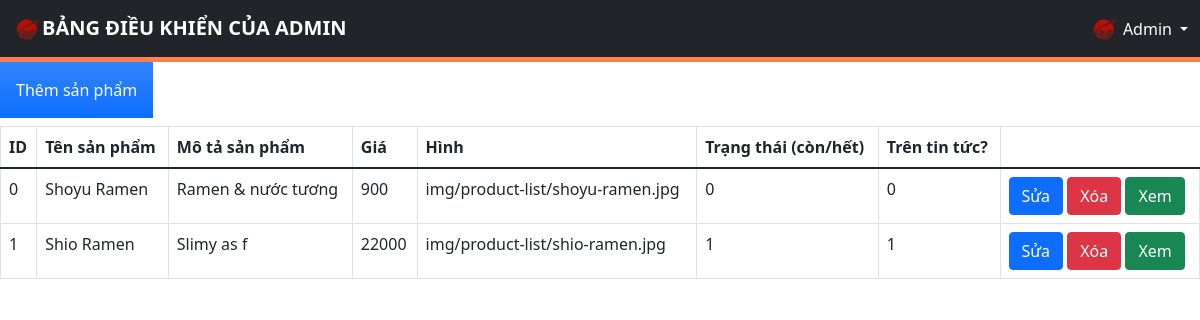
/admin/productManagement.php, run on an earlier commit of the app's database.
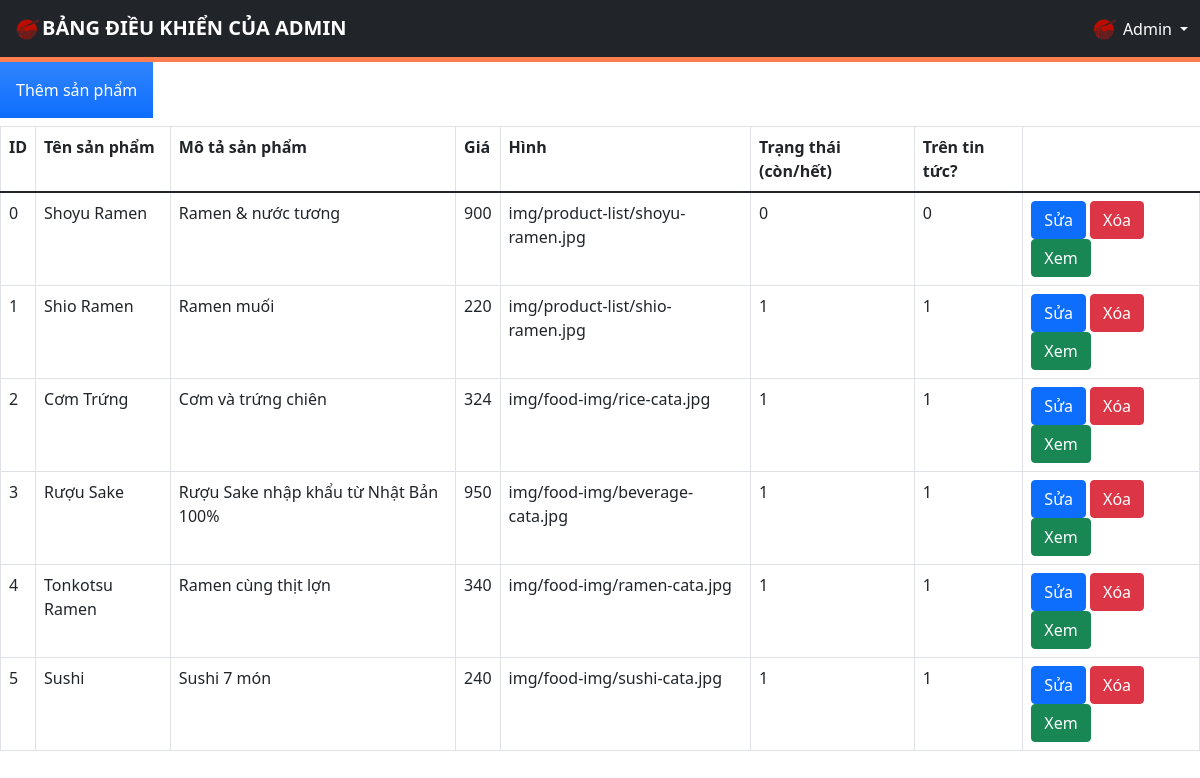
And on a later commit of the database.
### tables this page shows
CREATE TABLE `product` (
  `id` int(10) UNSIGNED NOT NULL,
  `name` varchar(100) NOT NULL,
  `description` text NOT NULL,
  `price` float UNSIGNED NOT NULL,
  `img_path` text NOT NULL,
  `status` tinyint(1) NOT NULL DEFAULT 1 COMMENT '0: unavailable, 1: available',
  `feature` tinyint(1) NOT NULL DEFAULT 1 COMMENT '0: not featured on news, 1: featured on news'
);

### admin/productManagement.php (the view, shortened to what this page needs)
<!DOCTYPE html>
<html lang="en">
<head>
  <link href="https://cdnjs.cloudflare.com/ajax/libs/font-awesome/5.9.0/css/all.min.css" rel="stylesheet">
  <link href="https://cdn.jsdelivr.net/npm/bootstrap@5.1.3/dist/css/bootstrap.min.css" rel="stylesheet">
  <link rel="stylesheet" href="admin-styles/styles.css">
</head>
<body>
  <div>
    <?php $IPATH = $_SERVER["DOCUMENT_ROOT"]."/btl-web/admin/";
    include($IPATH."navbar.php");?>
  </div>
    <form method="post" action="productManagement.php">
      <a href="newProduct.php"><input type="button" class="p-3 mb-2 bg-primary bg-gradient text-white" value="Thêm sản phẩm"></a>
    </form>
    <?php
      include('../config/config.php');
      echo "<table class='table table-bordered'>
              <tr>
                  <th>ID</th>
                  <th>Tên sản phẩm</th>
                  <th>Mô tả sản phẩm</th>
                  <th>Giá</th>
                  <th>Hình</th>
                  <th>Trạng thái (còn/hết)</th>
                  <th>Trên tin tức?</th>
              </tr>
              <tbody>";
      $sql = "SELECT * from product";
      $result = $conn->query($sql);
      if ($result->num_rows > 0) {
        while ($row = $result->fetch_assoc()) {
          $id = $row['id'];
          $name = $row['name'];
          $description = $row['description'];
          $price = $row['price'];
          $img_path = $row['img_path'];
          $status = $row['status'];
          $feature = $row['feature'];
          echo "<tr>
                  <td>" . $id . "</td>
                  <td>" . $name . "</td>
                  <td>" . $description . "</td>
                  <td>" . $price . "</td>
                  <td>" . $img_path . "</td>
                  <td>" . $status . "</td>
                  <td>" . $feature . "</td>
                  <td>
                    <a href='editProduct.php?id=$id&name=$name&description=$description&price=$price&img_path=$img_path&status=$status&feature=$feature'
                      class='btn btn-primary m-r-1em' name='edit'>Sửa</a>
                    <a href='deleteProduct.php?id=$id' class='btn btn-danger'>Xóa</a>
                    <a href='../productInfo.php?id=$id' class='btn btn-success'>Xem</a>
                  </td>
                </tr>";
        }
        echo "</tbody></table>";
      }
    ?>
</body>
</html>

### admin/navbar.php (shortened to what this page needs)
<!DOCTYPE html>
<html lang="en">
<head>
  <link rel="stylesheet" href="admin-styles/adminButton.css">
</head>
<body>
  <nav class="my-navbar navbar navbar-expand-xl navbar-dark bg-dark">
    <div class="my-container container-fluid">
        <a class="navbar-brand" href="index.php">
            <img href="index.php" src="../img/logo.png" width="30" height="30" class="d-inline-block align-text-top" alt=""><b>BẢNG ĐIỀU KHIỂN CỦA ADMIN</b>
        </a>
      <div class="d-flex align-items-center">
        <div class="dropdown">
          <a href="#" class="d-flex align-items-center text-white text-decoration-none dropdown-toggle" id="dropdownUser1" data-bs-toggle="dropdown" aria-expanded="false">
            <img src="../img/logo.png" alt="hugenerd" width="30" height="30" class="rounded-circle">
            <span class="d-none d-sm-inline mx-1">Admin</span>
          </a>
        </div>
      </div>
    </div>
  </nav>
</body>
</html>

### admin/admin-styles/styles.css (style rules this page uses)
:root { --color: #e74c3c; --border: 5px solid #e74c3c; --gray: #57606f; --bg: rgba(255, 255, 255, 0.3); }
.my-navbar { border-bottom: var(--border); }

### admin/admin-styles/adminButton.css (style rules this page uses)
* { margin: 0; padding: 0; box-sizing: border-box; outline: none; border: none; text-decoration: none; transition: 0.2s linear; }
:root { --color: #ff7f50; --border: 5px solid #ff7f50; --gray: #57606f; --bg: rgba(255, 255, 255, 0.3); }

What changed in the data, as far as the page shows it:
changed product "Shio Ramen": description "Slimy as f" → "Ramen muối"; price "22000" → "220"
added product: id "2", name "Cơm Trứng", description "Cơm và trứng chiên", price "324", img_path "img/food-img/rice-cata.jpg", status "1", feature "1"
added product: id "3", name "Rượu Sake", description "Rượu Sake nhập khẩu từ Nhật Bản 100%", price "950", img_path "img/food-img/beverage-cata.jpg", status "1", feature "1"
added product: id "4", name "Tonkotsu Ramen", description "Ramen cùng thịt lợn", price "340", img_path "img/food-img/ramen-cata.jpg", status "1", feature "1"
added product: id "5", name "Sushi", description "Sushi 7 món", price "240", img_path "img/food-img/sushi-cata.jpg", status "1", feature "1"
